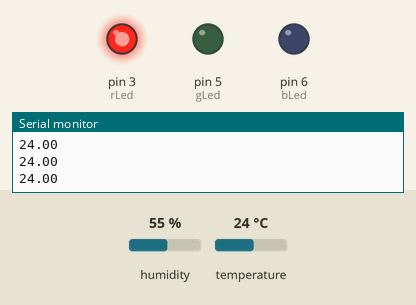
This sketch was run on a simulated Arduino Uno, built with avr-gcc and run on an emulated ATmega328P. Shown: output pins drawn as LEDs (lit = HIGH), the last lines printed to the serial monitor. The inputs (shaded band) are chosen by the test bench; at power-on: temperature 24 °C, humidity 55 %.

Above: at 2.8 s.
2.9 s: temperature set to 22 °C
At 4.9 s:
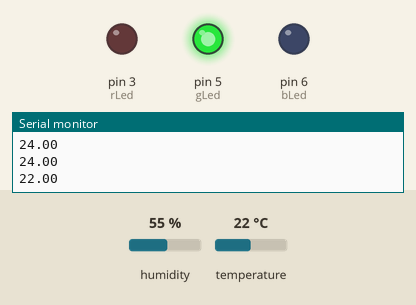
5.6 s: temperature set to 17 °C
8.3 s: temperature set to 14 °C
At 10.9 s:
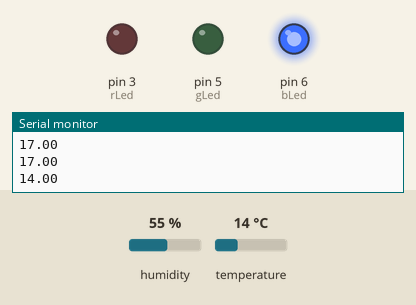
11.6 s: temperature set to 19 °C
At 13.4 s:
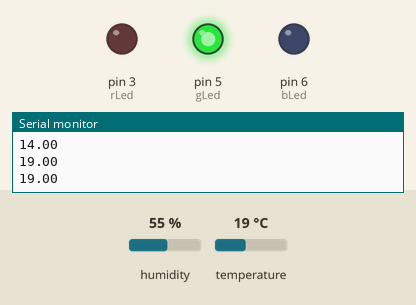
14.3 s: temperature set to 12 °C
At 17.0 s:
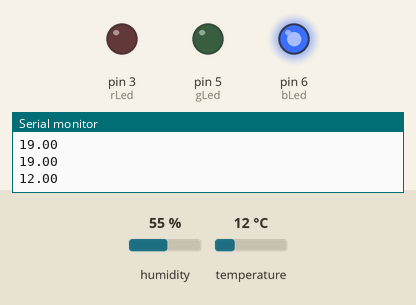
Timing chart, 0 to 18.5 s (numbered marks = the images above; inputs shaded):
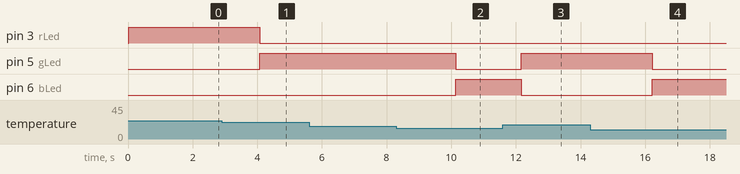

Measured:
- the behaviour switches between 24 and 23 °C on temperature (found by bisection; images 0 and 1)
- the behaviour switches between 16 and 15 °C on temperature (found by bisection; images 1 and 2)
- after the input at 2.9 s, pin 3 (rLed): HIGH → LOW after 1.2 s; pin 5 (gLed): LOW → HIGH after 1.2 s
- after the input at 8.3 s, pin 5 (gLed): HIGH → LOW after 1.8 s; pin 6 (bLed): LOW → HIGH after 1.8 s
- after the input at 11.6 s, pin 5 (gLed): LOW → HIGH after 0.57 s; pin 6 (bLed): HIGH → LOW after 0.57 s
- after the input at 14.3 s, pin 5 (gLed): HIGH → LOW after 1.9 s; pin 6 (bLed): LOW → HIGH after 1.9 s

The sketch:

RGB_LED_+_DHT11.ino
```cpp
#include "DHT.h" //adds the DHT library

#define DHTPIN 2 //Digital pin connected to the DHT sensor

#define DHTTYPE DHT11 //sets DHT type to 11

//sets RGB led pins
const int rLed = 3;
const int gLed = 5;
const int bLed = 6;

DHT dht(DHTPIN, DHTTYPE); //makes an object

void setup() {
  Serial.begin(9600);

  dht.begin();
}

void loop() {
  float t = dht.readTemperature(); // Read temperature as Celsius and sets the the value a float

  if (t >= 24){ //if its 24 degrees or over
    RGBcolor(255, 0, 0); //sets the RGB led color values
  } else if(t <= 15){ //if its 15 degrees or under
    RGBcolor(0, 0, 255);
  } else{ //if its not over 24 or under 15
    RGBcolor(0, 255, 0);
  }

  Serial.println(t); //prints out how hot/cold it is in celsius
  delay(1000); //1 second delay
}

//function to easily select RGB Led's color
void RGBcolor(int rVal, int gVal, int bVal){
  analogWrite(rLed, rVal);
  analogWrite(gLed, gVal);
  analogWrite(bLed, bVal);
}
```
